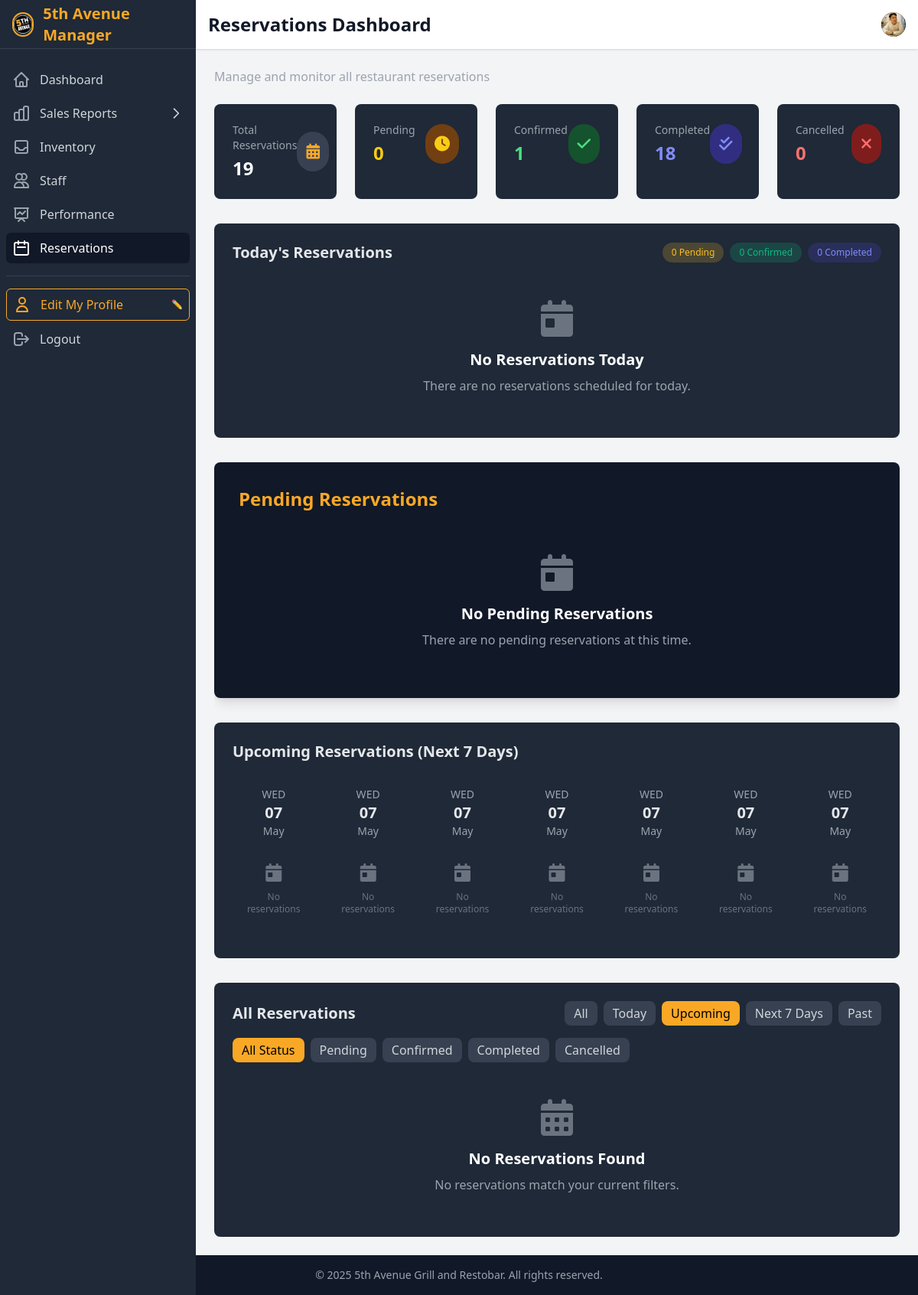
The page /manager/reservations/ (signed in) on the database as committed earlier.
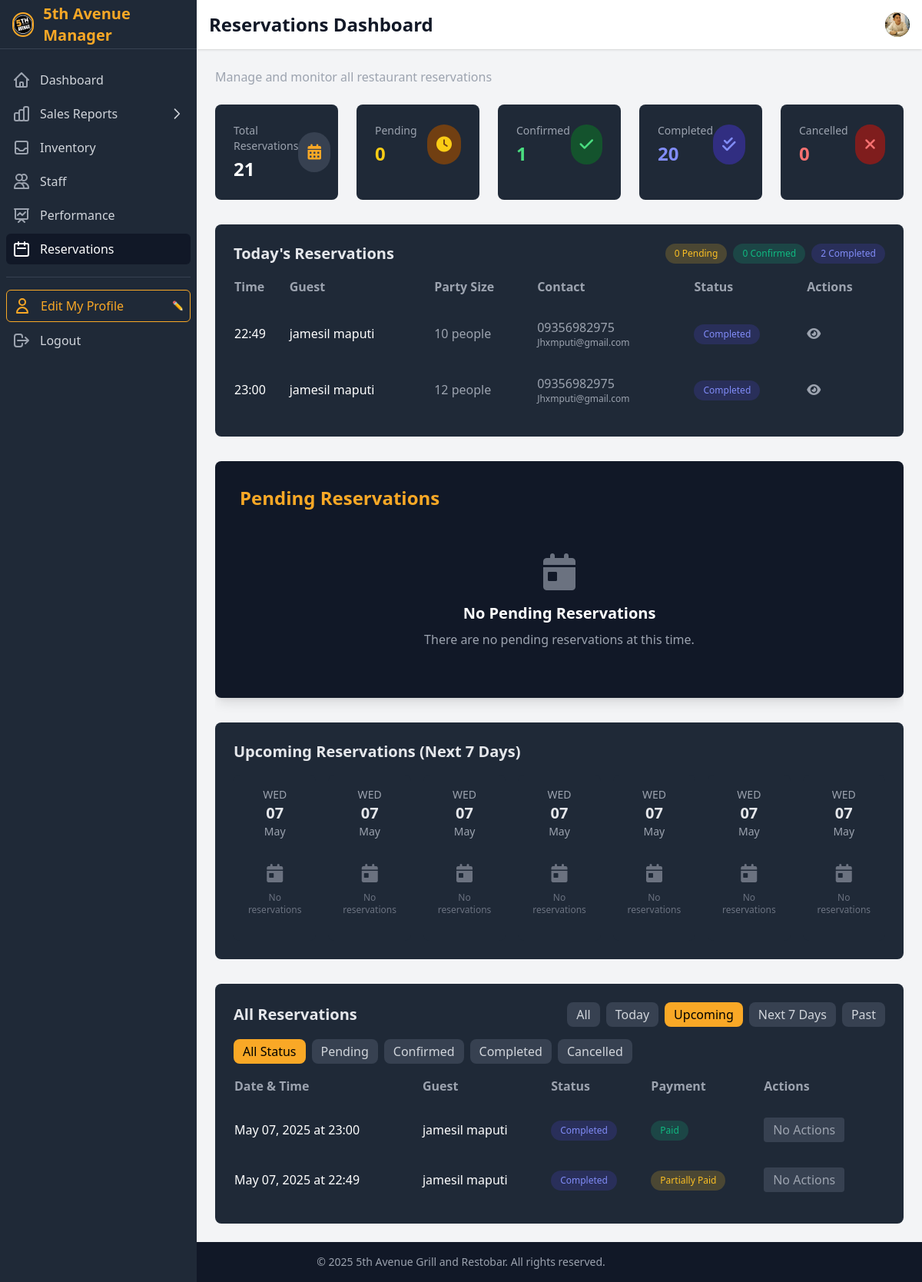
The same page on the database as committed later.
### ecommerce/models.py (models this page shows, shortened)
class Reservation(models.Model):
    STATUS_CHOICES = [
        ('PENDING', 'Pending'),
        ('CONFIRMED', 'Confirmed'),
        ('COMPLETED', 'Completed'),  # Added for completed reservations
        ('CANCELLED', 'Cancelled')
    ]
    PAYMENT_STATUS_CHOICES = [
        ('UNPAID', 'Unpaid'),
        ('PARTIALLY_PAID', 'Partially Paid'),
        ('PAID', 'Paid'),
        ('REFUNDED', 'Refunded')
    ]
    user = models.ForeignKey(User, on_delete=models.CASCADE, related_name='reservations', null=True, blank=True)
    name = models.CharField(max_length=100)
    email = models.EmailField()
    phone = models.CharField(max_length=15)
    date = models.DateField()
    time = models.TimeField()
    party_size = models.PositiveIntegerField(
        validators=[MinValueValidator(1), MaxValueValidator(20)],
        help_text="Number of guests"
    )
    table_number = models.CharField(max_length=10, blank=True, null=True)
    special_requests = models.TextField(blank=True)
    has_menu_items = models.BooleanField(default=False, help_text="Whether the reservation includes pre-ordered menu items")
    prepare_ahead = models.BooleanField(default=False, help_text="Whether to prepare food 20 minutes before reservation time")
    status = models.CharField(
        max_length=10,
        choices=STATUS_CHOICES,
        default='PENDING'
    )
    payment_status = models.CharField(
        max_length=15,
        choices=PAYMENT_STATUS_CHOICES,
        default='UNPAID'
    )
    total_amount = models.DecimalField(max_digits=10, decimal_places=2, default=0)
    is_processed = models.BooleanField(default=False, help_text="Whether the reservation has been processed by a cashier")
    has_placed_order = models.BooleanField(default=False, help_text="Whether the customer has placed an order for this reservation")
    processed_by = models.ForeignKey(User, on_delete=models.SET_NULL, related_name='processed_reservations', null=True, blank=True)
    processed_at = models.DateTimeField(null=True, blank=True)
    created_at = models.DateTimeField(auto_now_add=True)
    updated_at = models.DateTimeField(auto_now=True)
    items = models.ManyToManyField(MenuItem, through='ReservationItem')
    class Meta:
        ordering = ['-date', '-time']

### ecommerce/manager.py (the view, shortened to what this page needs)
# urls.py: path('manager/reservations/', reservations_dashboard, name='reservations_dashboard'),
@login_required
def reservations_dashboard(request):
    today = timezone.now().date()
    total_reservations = Reservation.objects.count()
    pending_reservations = Reservation.objects.filter(status='PENDING').count()
    confirmed_reservations = Reservation.objects.filter(status='CONFIRMED').count()
    completed_reservations = Reservation.objects.filter(status='COMPLETED').count()
    cancelled_reservations = Reservation.objects.filter(status='CANCELLED').count()
    today_reservations = Reservation.objects.filter(date=today).order_by('time')
    today_pending = today_reservations.filter(status='PENDING').count()
    today_confirmed = today_reservations.filter(status='CONFIRMED').count()
    today_completed = today_reservations.filter(status='COMPLETED').count()
    next_week = today + datetime.timedelta(days=7)
    upcoming_reservations = Reservation.objects.filter(
        date__gt=today,
        date__lte=next_week
    ).order_by('date', 'time')
    reservations = Reservation.objects.all().order_by('-date', '-time')
    status_filter = request.GET.get('status')
    if status_filter and status_filter != 'all':
        reservations = reservations.filter(status=status_filter)
    date_filter = request.GET.get('date', 'upcoming')
    if date_filter == 'today':
        reservations = reservations.filter(date=today)
    elif date_filter == 'upcoming':
        reservations = reservations.filter(date__gte=today)
    elif date_filter == 'past':
        reservations = reservations.filter(date__lt=today)
    elif date_filter == 'next_week':
        reservations = reservations.filter(date__gt=today, date__lte=next_week)
    pending_reservations_qs = Reservation.objects.filter(status='PENDING').order_by('date', 'time')
    calendar_data = {}
    context = {
        'total_reservations': total_reservations,
        'pending_reservations': pending_reservations,
        'confirmed_reservations': confirmed_reservations,
        'completed_reservations': completed_reservations,
        'cancelled_reservations': cancelled_reservations,
        'today_reservations': today_reservations,
        'today_pending': today_pending,
        'today_confirmed': today_confirmed,
        'today_completed': today_completed,
        'upcoming_reservations': upcoming_reservations,
        'reservations': reservations,
        'pending_reservations_qs': pending_reservations_qs,
        'status_filter': status_filter or 'all',
        'date_filter': date_filter,
        'status_choices': Reservation.STATUS_CHOICES,
        'calendar_data': calendar_data,
        'today': today,
        'active_section': 'reservations_dashboard'
    }
    return render(request, 'manager/reservations_dashboard.html', context)

### templates/manager/reservations_dashboard.html (shortened to what the changed rows need)
{% extends 'manager/base.html' %}
{% load static math_filters custom_filters %}
{% block page_title %}Reservations Dashboard{% endblock page_title %}
{% block content %}
<div class="space-y-8">
    <div class="grid grid-cols-1 md:grid-cols-5 gap-6">
        <div class="stat-card p-6 rounded-lg">
            <div class="flex items-center justify-between">
                <div>
                    <h3 class="text-gray-400 text-sm font-medium">Total Reservations</h3>
                    <p class="text-2xl font-bold mt-1 text-white">{{ total_reservations }}</p>
                </div>
            </div>
        </div>
        <div class="stat-card p-6 rounded-lg">
            <div class="flex items-center justify-between">
                <div>
                    <h3 class="text-gray-400 text-sm font-medium">Completed</h3>
                    <p class="text-2xl font-bold mt-1 text-indigo-400">{{ completed_reservations }}</p>
                </div>
            </div>
        </div>
    </div>
    <div class="card p-6">
        <div class="flex justify-between items-center mb-4">
            <h2 class="text-xl font-bold">Today's Reservations</h2>
            <div class="flex space-x-2">
                <span class="status-badge pending">{{ today_pending }} Pending</span>
                <span class="status-badge confirmed">{{ today_confirmed }} Confirmed</span>
                <span class="status-badge completed">{{ today_completed }} Completed</span>
            </div>
        </div>
        {% if today_reservations %}
        <div class="overflow-x-auto">
            <table class="w-full">
                <thead>
                    <tr class="text-left text-gray-400 border-b border-gray-800">
                        <th class="pb-3">Time</th>
                        <th class="pb-3">Guest</th>
                        <th class="pb-3">Party Size</th>
                        <th class="pb-3">Contact</th>
                        <th class="pb-3">Status</th>
                        <th class="pb-3">Actions</th>
                    </tr>
                </thead>
                <tbody>
                    {% for reservation in today_reservations %}
                    <tr class="border-b border-gray-800" data-table-number="{{ reservation.table_number|default:'Not assigned' }}" data-special-requests="{{ reservation.special_requests|default:'No special requests' }}">
                        <td class="py-4 text-white font-medium">{{ reservation.time|time:"H:i" }}</td>
                        <td class="py-4 text-white">{{ reservation.name }}</td>
                        <td class="py-4 text-gray-400">{{ reservation.party_size }} people</td>
                        <td class="py-4 text-gray-400">
                            <div>{{ reservation.phone }}</div>
                            <div class="text-xs">{{ reservation.email }}</div>
                        </td>
                        <td class="py-4">
                            {% if reservation.status == 'PENDING' %}
                            <span class="status-badge pending">Pending</span>
                            {% elif reservation.status == 'CONFIRMED' %}
                            <span class="status-badge confirmed">Confirmed</span>
                            {% elif reservation.status == 'COMPLETED' %}
                            <span class="status-badge completed">Completed</span>
                            {% elif reservation.status == 'CANCELLED' %}
                            <span class="status-badge cancelled">Cancelled</span>
                            {% endif %}
                        </td>
                        <td class="py-4">
                            <div class="flex space-x-2">
                                <button class="view-reservation-btn text-gray-400 hover:text-food-gold transition duration-300"
                                        data-reservation-id="{{ reservation.id }}" title="View Details">
                                    <i class="fas fa-eye"></i>
                                </button>
                            </div>
                        </td>
                    </tr>
                    {% endfor %}
                </tbody>
            </table>
        </div>
        {% else %}
        <div class="text-center py-8">
            <div class="text-gray-500 text-5xl mb-4">
                <i class="fas fa-calendar-day"></i>
            </div>
            <h3 class="text-xl font-bold text-white mb-2">No Reservations Today</h3>
            <p class="text-gray-400">There are no reservations scheduled for today.</p>
        </div>
        {% endif %}
    </div>
    <div class="card p-8 mt-8 bg-gray-900 rounded-lg shadow-lg">
        <h2 class="text-2xl font-bold mb-6 text-food-gold">Pending Reservations</h2>
    </div>
    <div class="card p-6">
        <h2 class="text-xl font-bold mb-4">Upcoming Reservations (Next 7 Days)</h2>
        <div class="grid grid-cols-1 md:grid-cols-7 gap-4">
            {% for i in "1234567" %}
            {% with date_offset=forloop.counter0 %}
            {% with current_date=today|date:"Y-m-d" %}
            {% with display_date=today|date:"Y-m-d" %}
            <div class="calendar-day bg-gray-800 rounded-lg p-4">
                <div class="text-center mb-3">
                    <div class="text-sm text-gray-400">{{ today|date:"D"|upper }}</div>
                    <div class="text-xl font-bold">{{ today|date:"d" }}</div>
                    <div class="text-sm text-gray-400">{{ today|date:"M" }}</div>
                </div>
                {% with day_data=calendar_data|get_item:current_date %}
                {% if day_data %}
                <div class="space-y-2">
                    <div class="flex justify-between text-xs text-gray-400">
                        <span>Total:</span>
                        <span>{{ day_data.total }}</span>
                    </div>
                    <div class="flex justify-between text-xs">
                        <span class="text-yellow-400">Pending:</span>
                        <span>{{ day_data.pending }}</span>
                    </div>
                    <div class="flex justify-between text-xs">
                        <span class="text-green-400">Confirmed:</span>
                        <span>{{ day_data.confirmed }}</span>
                    </div>
                    <div class="flex justify-between text-xs">
                        <span class="text-indigo-400">Completed:</span>
                        <span>{{ day_data.completed }}</span>
                    </div>
                </div>
                {% else %}
                <div class="text-center text-gray-500 py-4">
                    <i class="fas fa-calendar-day text-2xl mb-2"></i>
                    <div class="text-xs">No reservations</div>
                </div>
                {% endif %}
                {% endwith %}
            </div>
            {% endwith %}
            {% endwith %}
            {% endwith %}
            {% endfor %}
        </div>
    </div>
    <div class="card p-6">
        <div class="flex justify-between items-center mb-4">
            <h2 class="text-xl font-bold">All Reservations</h2>
        </div>
        <div class="flex flex-wrap gap-2 mb-4">
            <a href="{% url 'reservations_dashboard' %}?status=all{% if date_filter != 'all' %}&date={{ date_filter }}{% endif %}"
               class="px-3 py-1 rounded-lg {% if status_filter == 'all' %}bg-food-gold text-black{% else %}bg-gray-700 text-gray-300{% endif %}">
                All Status
            </a>
            {% for status_code, status_name in status_choices %}
            <a href="{% url 'reservations_dashboard' %}?status={{ status_code }}{% if date_filter != 'all' %}&date={{ date_filter }}{% endif %}"
               class="px-3 py-1 rounded-lg {% if status_filter == status_code %}bg-food-gold text-black{% else %}bg-gray-700 text-gray-300{% endif %}">
                {{ status_name }}
            </a>
            {% endfor %}
        </div>
        {% if reservations %}
        <div class="overflow-x-auto">
            <table class="w-full">
                <thead>
                    <tr class="text-left text-gray-400 border-b border-gray-800">
                        <th class="pb-3">Date & Time</th>
                        <th class="pb-3">Guest</th>
                        <th class="pb-3">Status</th>
                        <th class="pb-3">Payment</th>
                        <th class="pb-3">Actions</th>
                    </tr>
                </thead>
                <tbody>
                    {% for reservation in reservations %}
                    <tr class="border-b border-gray-800">
                        <td class="py-4 text-white font-medium">{{ reservation.date|date:"M d, Y" }} at {{ reservation.time|time:"H:i" }}</td>
                        <td class="py-4 text-white">{{ reservation.name }}</td>
                        <td class="py-4">
                            <span class="status-badge {{ reservation.status|lower }}">{{ reservation.get_status_display }}</span>
                        </td>
                        <td class="py-4">
                            <span class="status-badge {% if reservation.payment_status == 'PAID' %}confirmed{% elif reservation.payment_status == 'PARTIALLY_PAID' %}pending{% elif reservation.payment_status == 'PENDING' %}pending{% else %}cancelled{% endif %}">{{ reservation.get_payment_status_display }}</span>
                        </td>
                        <td class="py-4">
                            {% if reservation.status == 'PENDING' %}
                                <form method="post" action="{% url 'update_reservation_status' reservation.id %}" style="display:inline;">
                                    {% csrf_token %}
                                    <button name="status" value="CONFIRMED" class="px-3 py-1 rounded bg-green-500 text-white font-bold hover:bg-green-600 transition">Approve</button>
                                    <button name="status" value="CANCELLED" class="px-3 py-1 rounded bg-red-500 text-white font-bold hover:bg-red-600 transition">Reject</button>
                                </form>
                            {% else %}
                                <button class="bg-gray-700 text-gray-400 px-3 py-1 rounded cursor-not-allowed" disabled>No Actions</button>
                            {% endif %}
                        </td>
                    </tr>
                    {% endfor %}
                </tbody>
            </table>
        </div>
        {% else %}
        <div class="text-center py-8">
            <div class="text-gray-500 text-5xl mb-4">
                <i class="fas fa-calendar-alt"></i>
            </div>
            <h3 class="text-xl font-bold text-white mb-2">No Reservations Found</h3>
            <p class="text-gray-400">No reservations match your current filters.</p>
        </div>
        {% endif %}
    </div>
</div>
{% endblock content %}

Rows that differ between the two databases and show on the page:
added Reservation: time "22:49", name "jamesil maputi", party_size "10", phone "09356982975", email "Jhxmputi@gmail.com", shows "Completed", date "May 07, 2025", status "Completed", payment_status "Partially Paid", shows "No Actions"
added Reservation: time "23:00", name "jamesil maputi", party_size "12", phone "09356982975", email "Jhxmputi@gmail.com", shows "Completed", date "May 07, 2025", status "Completed", payment_status "Paid", shows "No Actions"
Other text that changed with them:
{{ total_reservations }}: "19" → "21"
{{ completed_reservations }}: "18" → "20"
{{ today_completed }}: "0" → "2"
text no longer shown: "No Reservations Today There are no reservations scheduled for today. No Reservations Found No reservations match your current filters."
text now shown: "Time Guest Party Size Contact Status Actions Date & Time Guest Status Payment Actions"
